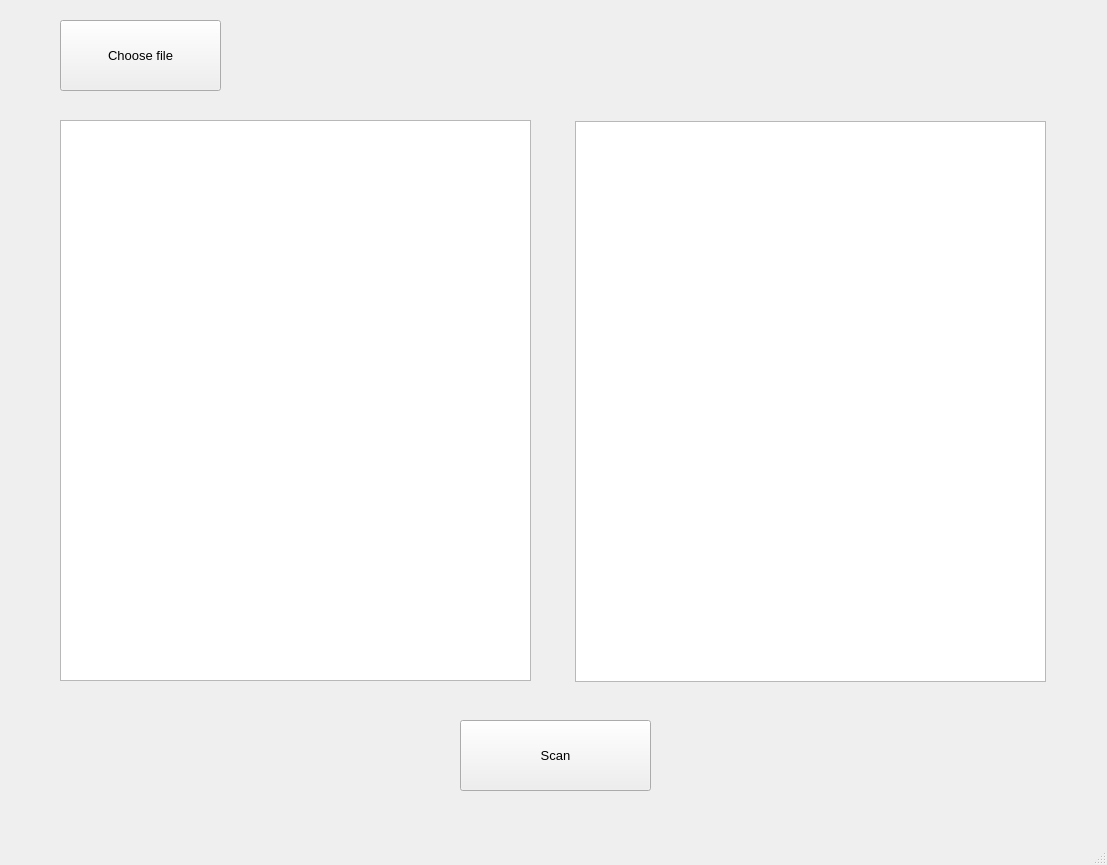
<?xml version="1.0" encoding="UTF-8"?>
<ui version="4.0">
 <class>MainWindow</class>
 <widget class="QMainWindow" name="MainWindow">
  <property name="geometry">
   <rect>
    <x>0</x>
    <y>0</y>
    <width>1107</width>
    <height>865</height>
   </rect>
  </property>
  <property name="windowTitle">
   <string>MainWindow</string>
  </property>
  <property name="autoFillBackground">
   <bool>false</bool>
  </property>
  <widget class="QWidget" name="centralwidget">
   <widget class="QPushButton" name="pushButton">
    <property name="geometry">
     <rect>
      <x>60</x>
      <y>20</y>
      <width>161</width>
      <height>71</height>
     </rect>
    </property>
    <property name="font">
     <font>
      <pointsize>10</pointsize>
     </font>
    </property>
    <property name="text">
     <string>Choose file</string>
    </property>
    <property name="iconSize">
     <size>
      <width>16</width>
      <height>16</height>
     </size>
    </property>
   </widget>
   <widget class="QTextBrowser" name="textBrowser">
    <property name="geometry">
     <rect>
      <x>60</x>
      <y>120</y>
      <width>471</width>
      <height>561</height>
     </rect>
    </property>
   </widget>
   <widget class="QTextBrowser" name="textBrowser_2">
    <property name="geometry">
     <rect>
      <x>575</x>
      <y>121</y>
      <width>471</width>
      <height>561</height>
     </rect>
    </property>
   </widget>
   <widget class="QPushButton" name="pushButton_2">
    <property name="geometry">
     <rect>
      <x>460</x>
      <y>720</y>
      <width>191</width>
      <height>71</height>
     </rect>
    </property>
    <property name="font">
     <font>
      <pointsize>10</pointsize>
     </font>
    </property>
    <property name="text">
     <string>Scan</string>
    </property>
   </widget>
  </widget>
  <widget class="QMenuBar" name="menubar">
   <property name="geometry">
    <rect>
     <x>0</x>
     <y>0</y>
     <width>1107</width>
     <height>26</height>
    </rect>
   </property>
  </widget>
  <widget class="QStatusBar" name="statusbar"/>
 </widget>
 <resources/>
 <connections/>
</ui>
